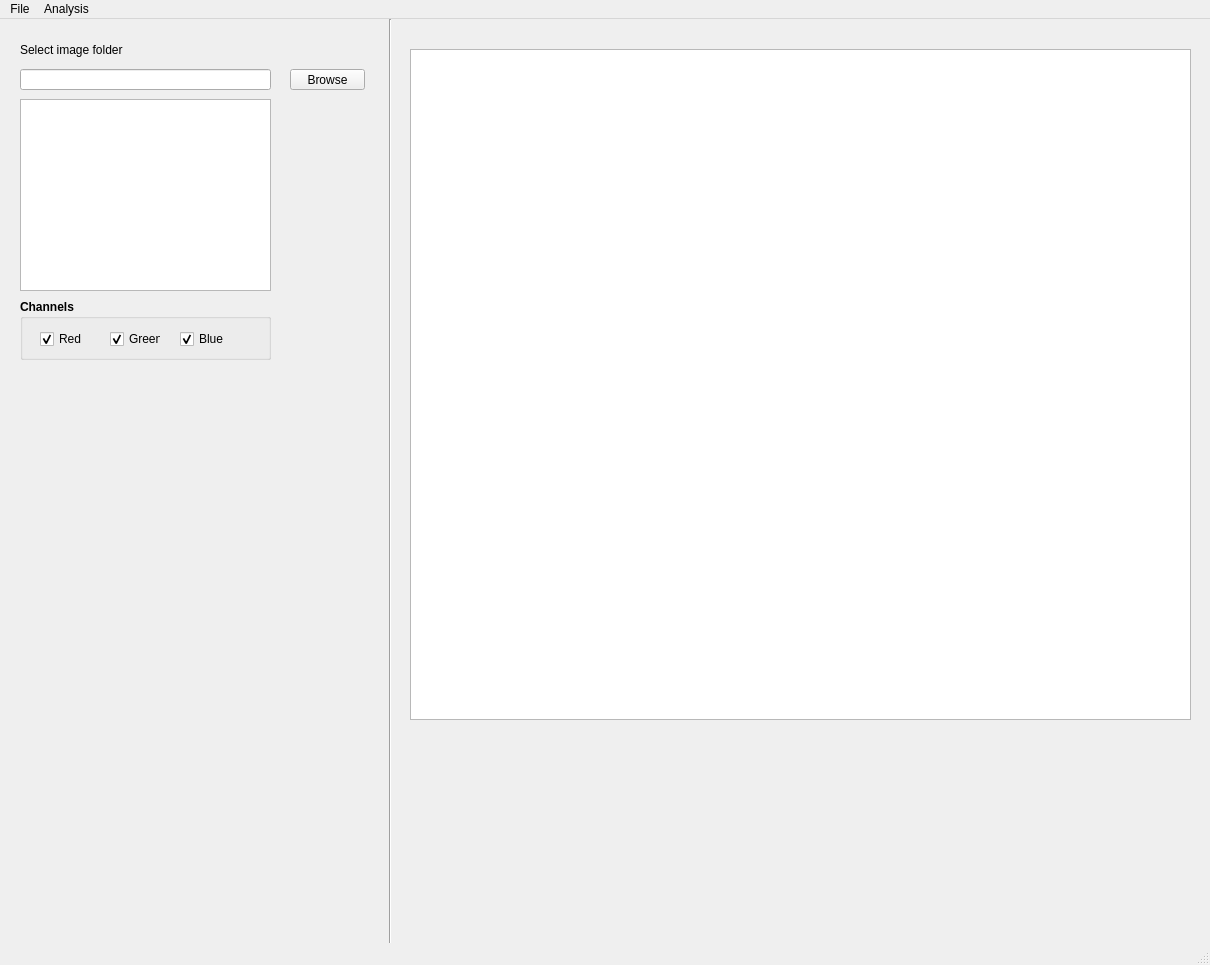
<?xml version="1.0" encoding="UTF-8"?>
<ui version="4.0">
 <class>MainWindow</class>
 <widget class="QMainWindow" name="MainWindow">
  <property name="geometry">
   <rect>
    <x>0</x>
    <y>0</y>
    <width>1210</width>
    <height>965</height>
   </rect>
  </property>
  <property name="windowTitle">
   <string>MainWindow</string>
  </property>
  <widget class="QWidget" name="centralwidget">
   <widget class="QPushButton" name="selectFolderButton">
    <property name="geometry">
     <rect>
      <x>290</x>
      <y>50</y>
      <width>75</width>
      <height>21</height>
     </rect>
    </property>
    <property name="text">
     <string>Browse</string>
    </property>
   </widget>
   <widget class="QLabel" name="label">
    <property name="geometry">
     <rect>
      <x>20</x>
      <y>20</y>
      <width>151</width>
      <height>21</height>
     </rect>
    </property>
    <property name="text">
     <string>Select image folder</string>
    </property>
   </widget>
   <widget class="QLineEdit" name="lineEdit">
    <property name="geometry">
     <rect>
      <x>20</x>
      <y>50</y>
      <width>251</width>
      <height>21</height>
     </rect>
    </property>
   </widget>
   <widget class="Line" name="line">
    <property name="geometry">
     <rect>
      <x>380</x>
      <y>0</y>
      <width>20</width>
      <height>1000</height>
     </rect>
    </property>
    <property name="orientation">
     <enum>Qt::Vertical</enum>
    </property>
   </widget>
   <widget class="QListWidget" name="listWidget">
    <property name="geometry">
     <rect>
      <x>20</x>
      <y>80</y>
      <width>251</width>
      <height>192</height>
     </rect>
    </property>
   </widget>
   <widget class="QGraphicsView" name="graphicsView">
    <property name="geometry">
     <rect>
      <x>410</x>
      <y>30</y>
      <width>781</width>
      <height>671</height>
     </rect>
    </property>
   </widget>
   <widget class="QGroupBox" name="channelsGroupBox">
    <property name="geometry">
     <rect>
      <x>20</x>
      <y>280</y>
      <width>251</width>
      <height>61</height>
     </rect>
    </property>
    <property name="font">
     <font>
      <bold>true</bold>
     </font>
    </property>
    <property name="title">
     <string>Channels</string>
    </property>
    <widget class="QCheckBox" name="RedChannelBox">
     <property name="geometry">
      <rect>
       <x>20</x>
       <y>30</y>
       <width>51</width>
       <height>20</height>
      </rect>
     </property>
     <property name="font">
      <font>
       <bold>false</bold>
      </font>
     </property>
     <property name="text">
      <string>Red</string>
     </property>
     <property name="checked">
      <bool>true</bool>
     </property>
    </widget>
    <widget class="QCheckBox" name="GreenChannelBox">
     <property name="geometry">
      <rect>
       <x>90</x>
       <y>30</y>
       <width>51</width>
       <height>20</height>
      </rect>
     </property>
     <property name="font">
      <font>
       <bold>false</bold>
      </font>
     </property>
     <property name="text">
      <string>Green</string>
     </property>
     <property name="checked">
      <bool>true</bool>
     </property>
    </widget>
    <widget class="QCheckBox" name="BlueChannelBox">
     <property name="geometry">
      <rect>
       <x>160</x>
       <y>30</y>
       <width>51</width>
       <height>20</height>
      </rect>
     </property>
     <property name="font">
      <font>
       <bold>false</bold>
      </font>
     </property>
     <property name="text">
      <string>Blue</string>
     </property>
     <property name="checked">
      <bool>true</bool>
     </property>
    </widget>
   </widget>
   <widget class="QStackedWidget" name="AnalysisWidget">
    <property name="geometry">
     <rect>
      <x>10</x>
      <y>360</y>
      <width>361</width>
      <height>341</height>
     </rect>
    </property>
    <property name="currentIndex">
     <number>0</number>
    </property>
    <widget class="QWidget" name="DefaultAnalysisWidget"/>
    <widget class="QWidget" name="cannyAnalysisWidget">
     <widget class="QGroupBox" name="groupBox">
      <property name="geometry">
       <rect>
        <x>10</x>
        <y>120</y>
        <width>331</width>
        <height>131</height>
       </rect>
      </property>
      <property name="font">
       <font>
        <bold>true</bold>
       </font>
      </property>
      <property name="title">
       <string>Canny parameters</string>
      </property>
      <widget class="QSlider" name="cannyBlurSlider">
       <property name="geometry">
        <rect>
         <x>100</x>
         <y>30</y>
         <width>221</width>
         <height>20</height>
        </rect>
       </property>
       <property name="minimum">
        <number>1</number>
       </property>
       <property name="maximum">
        <number>15</number>
       </property>
       <property name="pageStep">
        <number>1</number>
       </property>
       <property name="sliderPosition">
        <number>1</number>
       </property>
       <property name="orientation">
        <enum>Qt::Horizontal</enum>
       </property>
      </widget>
      <widget class="QLabel" name="label_2">
       <property name="geometry">
        <rect>
         <x>10</x>
         <y>30</y>
         <width>31</width>
         <height>20</height>
        </rect>
       </property>
       <property name="font">
        <font>
         <bold>false</bold>
        </font>
       </property>
       <property name="text">
        <string>Blur</string>
       </property>
      </widget>
      <widget class="QLabel" name="cannyBlurLabel">
       <property name="geometry">
        <rect>
         <x>60</x>
         <y>30</y>
         <width>49</width>
         <height>16</height>
        </rect>
       </property>
       <property name="font">
        <font>
         <bold>false</bold>
        </font>
       </property>
       <property name="text">
        <string>1</string>
       </property>
      </widget>
      <widget class="QLabel" name="label_4">
       <property name="geometry">
        <rect>
         <x>10</x>
         <y>60</y>
         <width>31</width>
         <height>20</height>
        </rect>
       </property>
       <property name="font">
        <font>
         <bold>false</bold>
        </font>
       </property>
       <property name="text">
        <string>Low</string>
       </property>
      </widget>
      <widget class="QLabel" name="cannyLowLabel">
       <property name="geometry">
        <rect>
         <x>60</x>
         <y>60</y>
         <width>49</width>
         <height>16</height>
        </rect>
       </property>
       <property name="font">
        <font>
         <bold>false</bold>
        </font>
       </property>
       <property name="text">
        <string>5</string>
       </property>
      </widget>
      <widget class="QSlider" name="cannyLowSlider">
       <property name="geometry">
        <rect>
         <x>100</x>
         <y>60</y>
         <width>221</width>
         <height>20</height>
        </rect>
       </property>
       <property name="minimum">
        <number>1</number>
       </property>
       <property name="maximum">
        <number>20</number>
       </property>
       <property name="pageStep">
        <number>1</number>
       </property>
       <property name="sliderPosition">
        <number>5</number>
       </property>
       <property name="orientation">
        <enum>Qt::Horizontal</enum>
       </property>
      </widget>
      <widget class="QLabel" name="cannyHighLabel">
       <property name="geometry">
        <rect>
         <x>60</x>
         <y>90</y>
         <width>49</width>
         <height>16</height>
        </rect>
       </property>
       <property name="font">
        <font>
         <bold>false</bold>
        </font>
       </property>
       <property name="text">
        <string>10</string>
       </property>
      </widget>
      <widget class="QSlider" name="cannyHighSlider">
       <property name="geometry">
        <rect>
         <x>100</x>
         <y>90</y>
         <width>221</width>
         <height>20</height>
        </rect>
       </property>
       <property name="minimum">
        <number>1</number>
       </property>
       <property name="maximum">
        <number>20</number>
       </property>
       <property name="pageStep">
        <number>1</number>
       </property>
       <property name="sliderPosition">
        <number>10</number>
       </property>
       <property name="orientation">
        <enum>Qt::Horizontal</enum>
       </property>
      </widget>
      <widget class="QLabel" name="label_7">
       <property name="geometry">
        <rect>
         <x>10</x>
         <y>90</y>
         <width>31</width>
         <height>20</height>
        </rect>
       </property>
       <property name="font">
        <font>
         <bold>false</bold>
        </font>
       </property>
       <property name="text">
        <string>High</string>
       </property>
      </widget>
     </widget>
     <widget class="QLabel" name="label_8">
      <property name="geometry">
       <rect>
        <x>80</x>
        <y>10</y>
        <width>191</width>
        <height>31</height>
       </rect>
      </property>
      <property name="font">
       <font>
        <pointsize>13</pointsize>
        <bold>true</bold>
       </font>
      </property>
      <property name="text">
       <string>Canny Edge Detection</string>
      </property>
     </widget>
     <widget class="QCheckBox" name="overlayOriginalCanny">
      <property name="geometry">
       <rect>
        <x>10</x>
        <y>90</y>
        <width>231</width>
        <height>20</height>
       </rect>
      </property>
      <property name="text">
       <string>Overlay with original image</string>
      </property>
     </widget>
     <widget class="QLabel" name="label_9">
      <property name="geometry">
       <rect>
        <x>10</x>
        <y>50</y>
        <width>321</width>
        <height>16</height>
       </rect>
      </property>
      <property name="text">
       <string>Use channels above to select channel for Edge Detection</string>
      </property>
     </widget>
    </widget>
    <widget class="QWidget" name="OtsuAnalysisWidget">
     <widget class="QLabel" name="label_10">
      <property name="geometry">
       <rect>
        <x>80</x>
        <y>10</y>
        <width>191</width>
        <height>31</height>
       </rect>
      </property>
      <property name="font">
       <font>
        <pointsize>13</pointsize>
        <bold>true</bold>
       </font>
      </property>
      <property name="text">
       <string>Otsu Tresholding</string>
      </property>
     </widget>
     <widget class="QLabel" name="label_11">
      <property name="geometry">
       <rect>
        <x>10</x>
        <y>50</y>
        <width>321</width>
        <height>16</height>
       </rect>
      </property>
      <property name="text">
       <string>Use channels above to select channel for Otsu thresholding</string>
      </property>
     </widget>
     <widget class="QCheckBox" name="overlayOriginalOtsu">
      <property name="geometry">
       <rect>
        <x>10</x>
        <y>90</y>
        <width>231</width>
        <height>20</height>
       </rect>
      </property>
      <property name="text">
       <string>Overlay with original image</string>
      </property>
     </widget>
     <widget class="QGroupBox" name="groupBox_2">
      <property name="geometry">
       <rect>
        <x>10</x>
        <y>120</y>
        <width>331</width>
        <height>71</height>
       </rect>
      </property>
      <property name="font">
       <font>
        <bold>true</bold>
       </font>
      </property>
      <property name="title">
       <string>Otsu parameters</string>
      </property>
      <widget class="QSlider" name="otsuBlurSlider">
       <property name="geometry">
        <rect>
         <x>100</x>
         <y>30</y>
         <width>221</width>
         <height>20</height>
        </rect>
       </property>
       <property name="minimum">
        <number>1</number>
       </property>
       <property name="maximum">
        <number>15</number>
       </property>
       <property name="pageStep">
        <number>1</number>
       </property>
       <property name="sliderPosition">
        <number>1</number>
       </property>
       <property name="orientation">
        <enum>Qt::Horizontal</enum>
       </property>
      </widget>
      <widget class="QLabel" name="label_3">
       <property name="geometry">
        <rect>
         <x>10</x>
         <y>30</y>
         <width>31</width>
         <height>20</height>
        </rect>
       </property>
       <property name="font">
        <font>
         <bold>false</bold>
        </font>
       </property>
       <property name="text">
        <string>Blur</string>
       </property>
      </widget>
      <widget class="QLabel" name="otsuBlurLabel">
       <property name="geometry">
        <rect>
         <x>60</x>
         <y>30</y>
         <width>49</width>
         <height>16</height>
        </rect>
       </property>
       <property name="font">
        <font>
         <bold>false</bold>
        </font>
       </property>
       <property name="text">
        <string>1</string>
       </property>
      </widget>
     </widget>
    </widget>
   </widget>
  </widget>
  <widget class="QMenuBar" name="menubar">
   <property name="geometry">
    <rect>
     <x>0</x>
     <y>0</y>
     <width>1210</width>
     <height>22</height>
    </rect>
   </property>
   <widget class="QMenu" name="menuFile">
    <property name="title">
     <string>File</string>
    </property>
    <addaction name="actionOpen"/>
    <addaction name="actionSave"/>
    <addaction name="separator"/>
    <addaction name="actionExit"/>
   </widget>
   <widget class="QMenu" name="menuAnalysis">
    <property name="title">
     <string>Analysis</string>
    </property>
    <addaction name="actionCanny_Edge_Detection"/>
    <addaction name="actionOtsu_thresholding"/>
    <addaction name="actionAn"/>
   </widget>
   <addaction name="menuFile"/>
   <addaction name="menuAnalysis"/>
  </widget>
  <widget class="QStatusBar" name="statusbar"/>
  <action name="actionOpen">
   <property name="text">
    <string>Open</string>
   </property>
  </action>
  <action name="actionSave">
   <property name="text">
    <string>Save</string>
   </property>
  </action>
  <action name="actionExit">
   <property name="text">
    <string>Exit</string>
   </property>
  </action>
  <action name="actionCanny_Edge_Detection">
   <property name="text">
    <string>Canny Edge Detection</string>
   </property>
  </action>
  <action name="actionOtsu_thresholding">
   <property name="text">
    <string>Otsu thresholding</string>
   </property>
  </action>
  <action name="actionAn">
   <property name="text">
    <string>An</string>
   </property>
  </action>
 </widget>
 <resources/>
 <connections/>
</ui>
